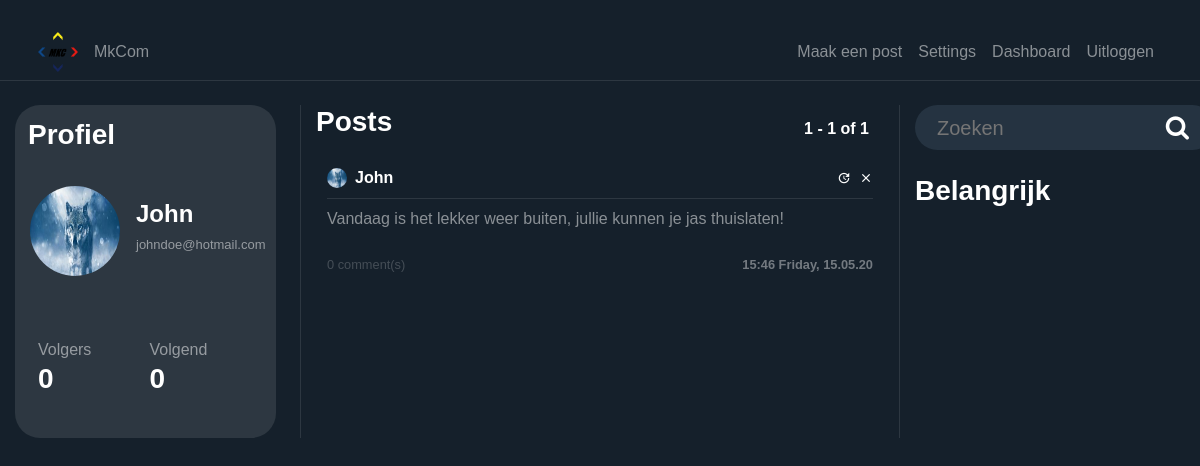
The app's page /user/John (signed in) with its own data.
### users/models.py (models this page shows, shortened)
class Profile(models.Model):
    user = models.OneToOneField(User, on_delete=models.CASCADE)
    image = models.ImageField(default='default.png', upload_to='profile_pics')
    @property
    def followers(self):
        return Follow.objects.filter(follow_user=self.user).count()
    @property
    def following(self):
        return Follow.objects.filter(user=self.user).count()

### blog/models.py (models this page shows, shortened)
class Post(models.Model):
    content = models.TextField(max_length=1000)
    date_posted = models.DateTimeField(default=timezone.now)
    author = models.ForeignKey(User, on_delete=models.CASCADE)
    @property
    def number_of_comments(self):
        return Comment.objects.filter(post_connected=self).count()

### blog/views.py (the view, shortened to what this page needs)
# urls.py: path('user/<str:username>', UserPostListView.as_view(), name='user-posts'),
class UserPostListView(LoginRequiredMixin, ListView):
    model = Post
    template_name = 'blog/user_posts.html'
    context_object_name = 'posts'
    paginate_by = PAGINATION_COUNT
    def visible_user(self):
        return get_object_or_404(User, username=self.kwargs.get('username'))
    def get_context_data(self, **kwargs):
        visible_user = self.visible_user()
        logged_user = self.request.user
        print(logged_user.username == '', file=sys.stderr)
        if logged_user.username == '' or logged_user is None:
            can_follow = False
        else:
            can_follow = (Follow.objects.filter(user=logged_user,
                                                follow_user=visible_user).count() == 0)
        data = super().get_context_data(**kwargs)
        data['user_profile'] = visible_user
        data['can_follow'] = can_follow
        return data
    def get_queryset(self):
        user = self.visible_user()
        return Post.objects.filter(author=user).order_by('-date_posted')

### blog/templates/blog/user_posts.html
{% extends "blog/home.html" %}

### blog/templates/blog/home.html (shortened to what this page needs)
{% extends "blog/base.html" %}
{% load static %}
{% block content %}
<div class="row">
    <div class="col-12 col-md-3 pr-4 dont-move">
        <div class="profile-section">
            <h3 class="white-important p-2">
                Profiel
            </h3>
            <article class="media content-section" style="height: 140px; width: 100%">
                {%  if user_profile != None %}
                <div class="mt-2 d-flex full-width align-items-center">
                    <img class="rounded-circle mr-3 img-fluid"
                         style="width: 90px; height: 90px;"
                         src="{{ user_profile.profile.image.url }}">
                    <div>
                        <h4 style="text-align: left"
                            class="white-important">
                            {{ user_profile.username }}
                        </h4>
                        <h6 style="text-align: left"
                            class="email-profile">
                            {{ user.email }}
                        </h6>
                    </div>
                </div>
                {%  endif %}
            </article>
            <article class="media content-section">
                <div class="row full-width pl-2">
                    <div class="col-6">
                        Volgers
                    </div>
                    <div class="col-6">
                        Volgend
                    </div>
                    {%  if user_profile != None %}
                    <div class="col-6">
                        <h3 class="white-important follow-click">
                            <a href="{% url 'user-followers' user_profile.username %}">
                                {{ user_profile.profile.followers }}
                            </a>
                        </h3>
                    </div>
                    <div class="col-6">
                        <a href="{% url 'user-follows' user_profile.username %}">
                            <h3 class="white-important follow-click">
                                {{ user_profile.profile.following }}
                            </h3>
                        </a>
                    </div>
                    {%  endif %}
                </div>
            </article>
        </div>
    </div>
    <div class="col-12 col-md-6 scrollable">
        <div class="full-width row">
            <div class="col-6">
                <h3 class="white-important mb-3">
                    Posts
                </h3>
            </div>
            <div class="col-6 no-padding">
                <h6 style="position: absolute; bottom: 0; right: 0"
                    class="white-important mb-3">
                    {{ page_obj.start_index }} - {{ page_obj.end_index }} of
                    {{ paginator.count }}
                </h6>
            </div>
        </div>
        {% for post in posts %}
        <article class="media content-section hovered-tweet">
            <div style="width: 100%; word-break: break-all;">
                <div class="pb-2 row m-0" style="width: 100%; margin-right: 0 !important;">
                    <div style="padding-left: 0px !important;"
                         class="col-8 no-padding d-flex align-items-center">
                        <img class="rounded-circle mr-2"
                             style="width: 20px; height: 20px;"
                             src="{{ post.author.profile.image.url }}">
                        <a class="mr-2 white-important" href="{% url 'user-posts' post.author %}">
                            {{ post.author }}
                        </a>
                    </div>
                    <div class="col-4 d-flex flex-row-reverse no-padding align-items-center"
                         style="padding-right: 0 !important;">
                        {% if post.author == user %}
                        <a class="material-icons ml-2"
                           style="font-size: 14px"
                           href="{% url 'post-delete' post.id %}">clear</a>
                        <a class="material-icons ml-2"
                           style="font-size: 14px"
                           href="{% url 'post-update' post.id %}">update</a>
                        {%  endif %}
                    </div>
                </div>
                <div class="mb-2"
                     style="width: 100%; height: 1px; background-color: rgba(255, 255, 255, 0.1)"></div>
                <a style="color: rgba(255, 255, 255, 0.5) !important;"
                   href="{% url 'post-detail' post.id %}">
                    <p class="mb-4">
                        {{ post.content }}
                    </p>
                    <div class="row">
                        <div class="col-6">
                            <small style="opacity: 0.4;">
                                {{ post.number_of_comments }} comment(s)
                            </small>
                        </div>
                        <div class="col-6">
                            <small style="opacity: 0.4;"
                                   class="white-important d-flex full-width flex-row-reverse">
                                {{ post.date_posted | date:"H:i l, d.m.y" }}
                            </small>
                        </div>
                    </div>
                </a>
            </div>
        </article>
        {% endfor %}
    </div>
    <div class="col-12 col-md-3 dont-move">
        <form action="{% url 'search' %}" method="post">
            <div class="search-container">
                <div class="search">
                    <input required name="search" type="text" id="zip-code-input" placeholder="Zoeken">
                    <button type="submit" style="border:0; background: transparent;"><i class="fa fa-search"></i> </button> </a>
        </form>
    </div>
</div>
<h3 class="white-important mb-3 mt-4"> Belangrijk </h3>
        </div>
    </div>
{% endblock content %}

### blog/static/blog/main.css (style rules this page uses)
:root { --muted-color: rgba(255, 255, 255, 0.5); }
body { background: #15202b; color: var(--muted-color); margin-top: 5rem; }
h1, h2, h3, h4, h5, h6 { color: var(--muted-color); }
.content-section { padding: 10px 10px; margin-bottom: 20px; }
.no-padding { padding: 0 !important; }
a { color: white; text-underline: none; text-decoration: none !important; }
article { border-radius: 4px; }
.white-important { color: white; font-weight: bold; }
.full-width { width: 100% }
.hovered-tweet { cursor: pointer; }
.hovered-tweet { border: 1px solid transparent; }
.profile-section { background-color: #2d3741; padding: 5px; border-radius: 25px; }
.dont-move { position:; }
.scrollable { overflow-y: auto; border-left: 1px solid #2d3741; border-right: 1px solid #2d3741; }
.email-profile { font-size: 13px; outline: hidden; }

### blog/static/blog/style.css (style rules this page uses)
body { font-family: Arial, Helvetica, sans-serif; height: 100vh; margin: 0; padding: 0; }
.search-container { width: 300px; height: 45px; background-color: #253341; border-radius: 30px; display: flex; }
.search-container input { width: 100%; font-size: 20px; background-color: transparent; border: 0; color: white; }
.search-container .search { flex-grow: 1; display: flex; align-items: center; padding-left: 20px; padding-right: 20px; }
.search i { font-size: 25px; color: white; }
.search i { cursor: pointer; }

### records on screen
Post: author.profile.image (picture), author "John", content "Vandaag is het lekker weer buiten, jullie kunnen je jas thuislaten!", number_of_comments "0", date_posted "15:46 Friday, 15.05.20"

### other values on screen
{{ user_profile.username }} "John"
{{ user.email }} "johndoe@hotmail.com"
{{ user_profile.profile.followers }} "0"
{{ user_profile.profile.following }} "0"
{{ page_obj.start_index }} "1"
{{ page_obj.end_index }} "1"
{{ paginator.count }} "1"
